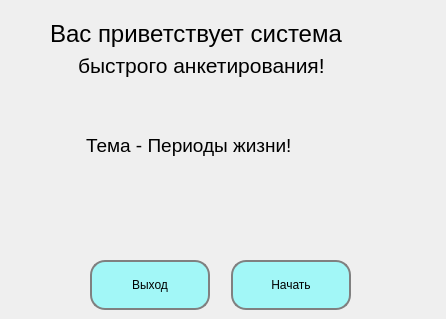
<?xml version="1.0" encoding="UTF-8"?>
<ui version="4.0">
 <class>MainWindow</class>
 <widget class="QMainWindow" name="MainWindow">
  <property name="geometry">
   <rect>
    <x>0</x>
    <y>0</y>
    <width>446</width>
    <height>319</height>
   </rect>
  </property>
  <property name="minimumSize">
   <size>
    <width>446</width>
    <height>319</height>
   </size>
  </property>
  <property name="maximumSize">
   <size>
    <width>446</width>
    <height>319</height>
   </size>
  </property>
  <property name="windowTitle">
   <string>MainWindow</string>
  </property>
  <widget class="QWidget" name="centralwidget">
   <widget class="QPushButton" name="btn_exit">
    <property name="geometry">
     <rect>
      <x>90</x>
      <y>260</y>
      <width>120</width>
      <height>50</height>
     </rect>
    </property>
    <property name="font">
     <font>
      <family>Segoe UI</family>
     </font>
    </property>
    <property name="styleSheet">
     <string notr="true">border: 2px solid gray;
border-radius: 15px;
background: rgb(85, 255, 255, 0.5);</string>
    </property>
    <property name="text">
     <string>Выход</string>
    </property>
   </widget>
   <widget class="QLabel" name="label_welcome_1">
    <property name="geometry">
     <rect>
      <x>50</x>
      <y>13</y>
      <width>351</width>
      <height>41</height>
     </rect>
    </property>
    <property name="font">
     <font>
      <family>Segoe UI</family>
      <pointsize>18</pointsize>
     </font>
    </property>
    <property name="text">
     <string>Вас приветствует система</string>
    </property>
   </widget>
   <widget class="QPushButton" name="btn_begin">
    <property name="geometry">
     <rect>
      <x>231</x>
      <y>260</y>
      <width>120</width>
      <height>50</height>
     </rect>
    </property>
    <property name="font">
     <font>
      <family>Segoe UI</family>
     </font>
    </property>
    <property name="styleSheet">
     <string notr="true">border: 2px solid gray;
border-radius: 15px;
background: rgb(85, 255, 255, 0.5);</string>
    </property>
    <property name="text">
     <string>Начать</string>
    </property>
   </widget>
   <widget class="QLabel" name="label_subject">
    <property name="geometry">
     <rect>
      <x>86</x>
      <y>130</y>
      <width>261</width>
      <height>31</height>
     </rect>
    </property>
    <property name="font">
     <font>
      <family>Segoe UI</family>
      <pointsize>14</pointsize>
     </font>
    </property>
    <property name="styleSheet">
     <string notr="true"/>
    </property>
    <property name="text">
     <string>Тема - Периоды жизни!</string>
    </property>
   </widget>
   <widget class="QLabel" name="label_welcome_2">
    <property name="geometry">
     <rect>
      <x>78</x>
      <y>50</y>
      <width>311</width>
      <height>31</height>
     </rect>
    </property>
    <property name="font">
     <font>
      <family>Segoe UI</family>
      <pointsize>16</pointsize>
     </font>
    </property>
    <property name="text">
     <string>быстрого анкетирования!</string>
    </property>
   </widget>
  </widget>
 </widget>
 <resources/>
 <connections/>
</ui>
